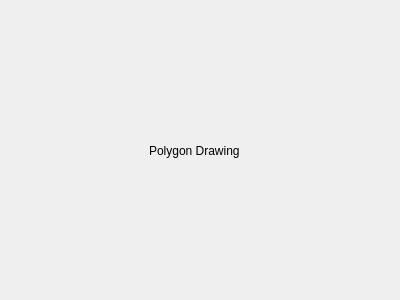
<?xml version="1.0" encoding="UTF-8"?>
<ui version="4.0">
 <class>Dialog_PolygonDraw</class>
 <widget class="QDialog" name="Dialog_PolygonDraw">
  <property name="geometry">
   <rect>
    <x>0</x>
    <y>0</y>
    <width>400</width>
    <height>300</height>
   </rect>
  </property>
  <property name="windowTitle">
   <string>Polygon Drawing</string>
  </property>
  <widget class="QLabel" name="label">
   <property name="geometry">
    <rect>
     <x>149</x>
     <y>135</y>
     <width>131</width>
     <height>31</height>
    </rect>
   </property>
   <property name="text">
    <string>Polygon Drawing</string>
   </property>
  </widget>
 </widget>
 <resources/>
 <connections/>
</ui>
